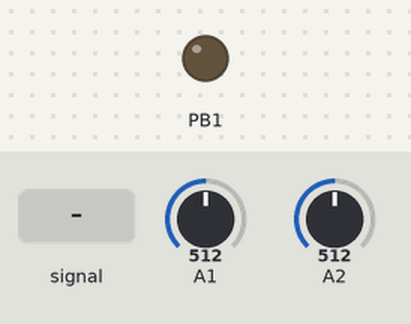
Bench run of a sketch on a simulated ATtiny85, built with avr-gcc and run on an emulated ATtiny85. Parts: output pins drawn as LEDs (lit = HIGH). Inputs (shaded band) come from the test bench; at power-on: A1 = 512, A2 = 512.

Above: at 1.2 s.
1.3 s: A1 fed a 200 Hz sine of ±81 counts around its level
At 5.2 s:
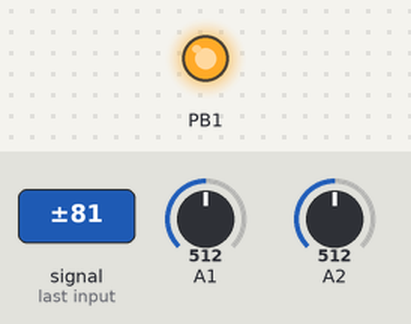
Timing chart, 0 to 6.7 s (numbered marks = the images above; inputs shaded):
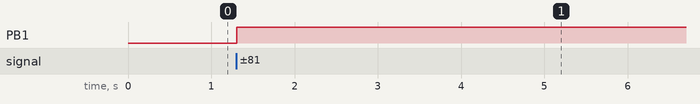

The sketch:

komparator_menice_48V.ino
```cpp
#include <avr/wdt.h>

#define ZAP  500 // TESTOVACI HODNOTA JE POTREBA NASTAVIT
#define VYP  300 // TESTOVACI HODNOTA JE POTREBA NASTAVIT
#define MaxVyp 800 // TESTOVACI HODNOTA JE POTREBA NASTAVIT
#define MaxZap 700 // TESTOVACI HODNOTA JE POTREBA NASTAVIT

#define VYSTUPNI_NAPETI_HRANICE 512 // 2.5V
#define VYSTUPNI_NAPETI_HYSTEREZE 50 // 250mV

#if (VYP) >= (ZAP)
#error VYP musi byt mensi nez ZAP
#endif

#if (MaxZap) <= (ZAP) || (MaxVyp) <= (MaxZap)
#error MaxZap musi byt vetsi nez ZAP a MaxVyp musi byt vetsi nez MaxZap
#endif

bool VoltageControl(uint16_t analog);
bool outControl(uint16_t analog);
void inline OutControlReset();

enum outControlState_t {
  STATE_START,
  STATE_NABEH,
  STATE_NORMAL,
  STATE_CEKA,
  STATE_OBNOVA,
  STATE_PAUZA,
  STATE_OBNOVA2,
  STATE_CHYBA,
  STATE_COUNT
};

uint16_t analogPrepeti = 0;
uint16_t analogVystupniNapeti = 0;
uint64_t timeCounter = 0;

void setup() {
  wdt_enable(WDTO_500MS);
  pinMode(1, OUTPUT);

  TCCR0A = 0b10;  // CTC mod
  TCCR0B = 0b10;  // deleni hodin osmi
  OCR0A = 125;    // kazdych 125 poctu zavola interrupt (1ms)
  TIMSK = 1 << 4; // povolit interrupt
}

void loop() {
  analogPrepeti = analogRead(A2);
  analogVystupniNapeti = analogRead(A1);

  bool stavNapeti = VoltageControl(analogPrepeti);
  if (stavNapeti) OutControlReset();
  bool stavVystupnihoNapeti = outControl(analogVystupniNapeti);

  digitalWrite(1, stavNapeti | stavVystupnihoNapeti);

  wdt_reset();
}

bool VoltageControl(uint16_t analog) {
  static bool prepetovaOchranaAktivni = false; // Stavová proměnná pro přepěťovou ochranu
  static bool out = true;

  // Kontrola přepěťové ochrany
  if (analog > (MaxVyp)) {
    prepetovaOchranaAktivni = true;
  } else if (analog < (MaxZap)) {
    prepetovaOchranaAktivni = false;
  }

  // Zápis výstupu podle přepěťové ochrany nebo základních hodnot
  if (prepetovaOchranaAktivni) {
    out = true;
  } else {
    if (analog < (VYP)) {
      out = true;
    } else if (analog > (ZAP)) {
      out = false;
    }
  }

  return out;
}

static outControlState_t stateNow = STATE_START;

bool outControl(uint16_t analog) {
  static uint8_t resetAccumulator = 0;
  static bool out = true;

  switch (stateNow) {
  case STATE_START:
    resetAccumulator = 0;
    timeCounter = 0;
    out = true;

    stateNow = STATE_NABEH;
    break;

  case STATE_NABEH:
    out = false;

    if (timeCounter > 3000) { // magicky cislo 3s
      stateNow = STATE_NORMAL;
    }
    break;

  case STATE_NORMAL:
    timeCounter = 0;
    out = false;

    if (analog < (VYSTUPNI_NAPETI_HRANICE) - (VYSTUPNI_NAPETI_HYSTEREZE)) {
      stateNow = STATE_CEKA;
    }
    break;

  case STATE_CEKA:
    out = true;

    if (timeCounter > 6000) { // magicky cislo 6s
      stateNow = STATE_OBNOVA;
      timeCounter = 0;
    }
    break;

  case STATE_OBNOVA:
    out = false;

    if (resetAccumulator > 2) {
      stateNow = STATE_PAUZA;
    }
    else if (timeCounter > 3000) { // magicky cislo 3s
      stateNow = STATE_CEKA;
      timeCounter = 0;
      resetAccumulator += 1;
    }
    else if (analog > (VYSTUPNI_NAPETI_HRANICE) + (VYSTUPNI_NAPETI_HYSTEREZE)) {
      stateNow = STATE_NORMAL;
      resetAccumulator += 1;
    }
    break;

  case STATE_PAUZA:
    out = true;

    if (timeCounter > 600000) { // magicky cislo 10minut
      stateNow = STATE_OBNOVA2;
      timeCounter = 0;
      resetAccumulator = 0;
    }
    break;

  case STATE_OBNOVA2:
    out = false;

    if (timeCounter > 3000) { // magicky cislo 3s
      stateNow = STATE_CHYBA;
    }
    else if (analog > (VYSTUPNI_NAPETI_HRANICE) + (VYSTUPNI_NAPETI_HYSTEREZE)) {
      stateNow = STATE_NORMAL;
    }
    break;

  case STATE_CHYBA:
    out = true;
    // jediny zpusob jak se odsud dostat je resetovat chip
    // asi by bylo fajn sem pridat signalizaci nebo neco takovyho
    break;

  default:
    digitalWrite(1, true); // vypnout menic pred restartem
    delay(10000); // jediny zpusb jak se sem dostat je glitch, restartuje chip
    break;
  }

  return out;
}

void inline OutControlReset() {
  stateNow = STATE_START;
}

ISR(TIM0_COMPA_vect) { // pricte kazdou milisekundu, nepouzivam millis() protoze ty jsou jen 32bit
  timeCounter++;
}
```

Measured:
- after the input at 1.3 s, PB1: LOW → HIGH at once
